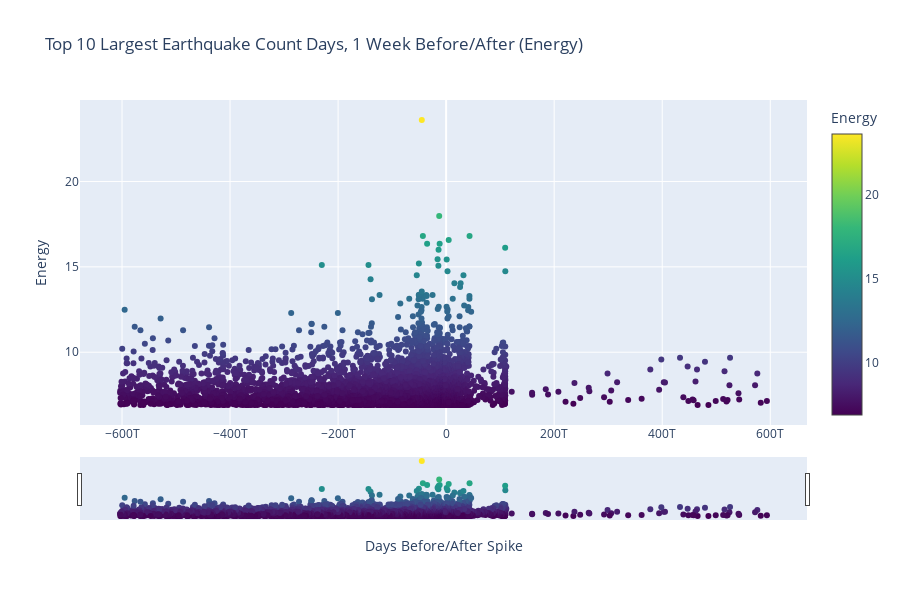

The notebook cell saved with this chart:
### Markdown cell above
## Energy Before/After Large Events

### Code cell
filtered_data_df = pd.DataFrame()

# Plotting 1 week before/after a day with a large number of earthquakes
for index, row in usgs_grouped_counts_top10.iterrows():
    current_time = row['time']
    previous_time = current_time - one_week
    next_time = current_time + one_week
    
    filtered_data_before = usgs_grouped_energy[(usgs_grouped_energy['time'] >= previous_time) & (usgs_grouped_energy['time'] < current_time)].copy()
    filtered_data_before['time_until_large_value'] = (current_time - filtered_data_before['time'])
    
    filtered_data_after = usgs_grouped_energy[(usgs_grouped_energy['time'] <= next_time) & (usgs_grouped_energy['time'] >= current_time)].copy()
    filtered_data_after['time_until_large_value'] = (current_time - filtered_data_after['time'])
    
    filtered_data_df = pd.concat([filtered_data_df, filtered_data_before, filtered_data_after])

fig = go.Figure()

scatter = go.Scatter(
    x=filtered_data_df['time_until_large_value'],
    y=filtered_data_df['energy'],
    mode='markers',
    marker=dict(
        size=6,
        color=filtered_data_df['energy'],
        colorscale='Viridis',
        colorbar=dict(title='Energy'),
    ),
    text=filtered_data_df['time'],
)

fig.add_trace(scatter)

fig.update_layout(
    title='Top 10 Largest Earthquake Count Days, 1 Week Before/After (Energy)',
    xaxis=dict(title='Days Before/After Spike'),
    yaxis=dict(title='Energy'),
    width=900,
    height=600,
)

# Add interactivity
fig.update_xaxes(rangeslider_visible=True)
fig.update_layout(dragmode='pan')

fig.show()

### Figure 1 — Plotly figure (JSON) as saved in the notebook; plotly's stock layout.template omitted (floating-point values rounded to 4 significant figures; data arrays with more than 128 entries replaced by an {"elided": "..."} marker saying what was removed)
{"data": [{"marker": {"color": {"elided": "4887 float values"}, "colorbar": {"title": {"text": "Energy"}}, "colorscale": [[0, "#440154"], [0.1111, "#482878"], [0.2222, "#3e4989"], [0.3333, "#31688e"], [0.4444, "#26828e"], [0.5556, "#1f9e89"], [0.6667, "#35b779"], [0.7778, "#6ece58"], [0.8889, "#b5de2b"], [1, "#fde725"]], "size": 6}, "mode": "markers", "text": {"elided": "4887 str values"}, "type": "scatter", "x": {"elided": "4887 int values"}, "y": {"elided": "4887 float values"}}], "layout": {"dragmode": "pan", "height": 600, "title": {"text": "Top 10 Largest Earthquake Count Days, 1 Week Before/After (Energy)"}, "width": 900, "xaxis": {"rangeslider": {"visible": true}, "title": {"text": "Days Before/After Spike"}}, "yaxis": {"title": {"text": "Energy"}}}}
